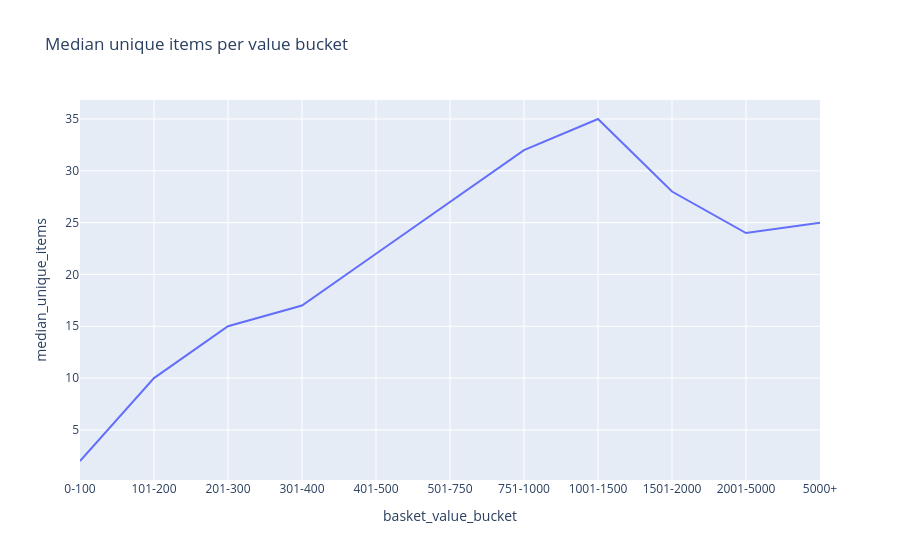

Notebook code cell kept with this figure:
### Code cell
# Unique items tipping point
px.line(
    df_basket_items_by_bucket,
    x='basket_value_bucket',
    y='median_unique_items',
    title='Median unique items per value bucket'
)

### Figure 1 — Plotly figure (JSON) as saved in the notebook; plotly's stock layout.template omitted (floating-point values rounded to 4 significant figures)
{"data": [{"hovertemplate": "basket_value_bucket=%{x}<br>median_unique_items=%{y}<extra></extra>", "legendgroup": "", "line": {"color": "#636efa", "dash": "solid"}, "marker": {"symbol": "circle"}, "mode": "lines", "name": "", "orientation": "v", "showlegend": false, "type": "scatter", "x": ["0-100", "101-200", "201-300", "301-400", "401-500", "501-750", "751-1000", "1001-1500", "1501-2000", "2001-5000", "5000+"], "xaxis": "x", "y": [2.0, 10.0, 15.0, 17.0, 22.0, 27.0, 32.0, 35.0, 28.0, 24.0, 25.0], "yaxis": "y"}], "layout": {"legend": {"tracegroupgap": 0}, "title": {"text": "Median unique items per value bucket"}, "xaxis": {"anchor": "y", "domain": [0, 1], "title": {"text": "basket_value_bucket"}}, "yaxis": {"anchor": "x", "domain": [0, 1], "title": {"text": "median_unique_items"}}}}
